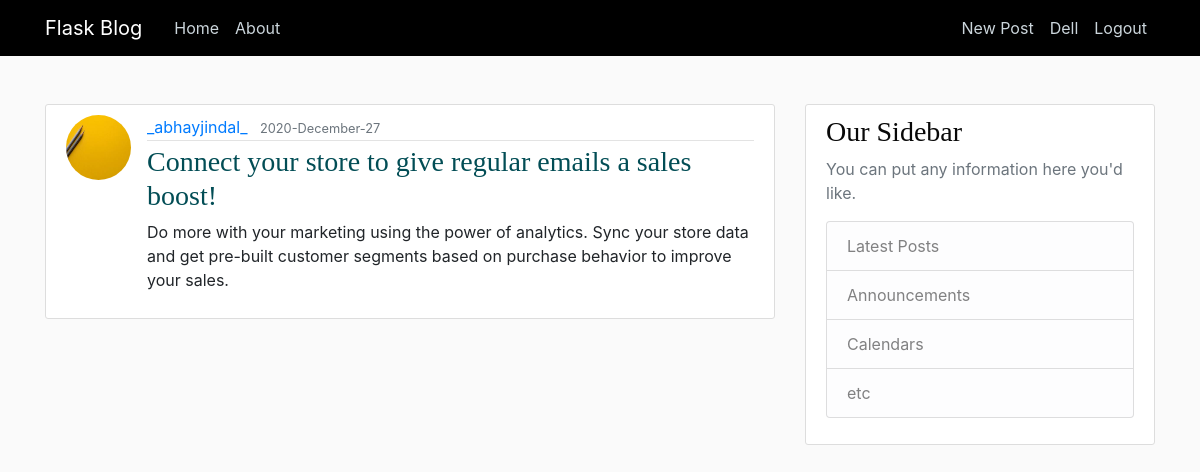
The app's page /post/1 (signed in) with its own data.
### flaskblog/models.py (models this page shows, shortened)
class User(db.Model, UserMixin):
    id = db.Column(db.Integer, primary_key=True)
    username = db.Column(db.String(20), unique=True, nullable=False, index=True)
    email = db.Column(db.String(120), unique=True, nullable=False)
    member_since = db.Column(db.DateTime, nullable=False, default=datetime.utcnow())
    image_file = db.Column(db.String(20), nullable=False, default='default.png')
    password = db.Column(db.String(60), nullable=False)
    posts = db.relationship('Post', backref='author', lazy=True)

class Post(db.Model):
    id = db.Column(db.Integer, primary_key=True)
    title = db.Column(db.String(100), nullable=False)
    date_posted = db.Column(db.DateTime, nullable=False, default=datetime.utcnow())
    content = db.Column(db.Text, nullable=False)
    user_id = db.Column(db.Integer, db.ForeignKey('user.id'), nullable=False)

### flaskblog/routes.py (the view)
@app.route("/post/<int:post_id>", methods=['GET', 'POST'])
@login_required
def post(post_id):
    post = Post.query.get_or_404(post_id)
    return render_template("post.html", title=post.title, post=post)

### flaskblog/models.py (called while the page is built)
@login_manager.user_loader
def load_user(user_id):
    return User.query.get(int(user_id))

### flaskblog/templates/post.html (shortened to what this page needs)
﻿{% extends "layout.html" %}
{% block content %}
<article class="media content-section">
    <img class="rounded-circle article-img" src="{{ url_for('static', filename='profile_pics/' + post.author.image_file) }}">
    <div class="media-body">
        <div class="article-metadata">
            <a class="mr-2" href="/account/{{ post.author.id }}">{{ post.author.username}}</a>
            <small class="text-muted"> {{ post.date_posted.strftime('%Y-%B-%d') }}</small>
        </div>
        <h3 class="article-title">{{ post.title }}</h3>
        <p class="article-content">{{ post.content }}</p>
    </div>
</article>
{% endblock content %}

### flaskblog/templates/layout.html (shortened to what this page needs)
﻿<!DOCTYPE html>
<html>
<head>
    <link rel="stylesheet" href="https://maxcdn.bootstrapcdn.com/bootstrap/4.0.0/css/bootstrap.min.css">
    <link rel="stylesheet" type="text/css" href="{{ url_for('static', filename='main.css') }}">
</head>
<body>
    <header class="site-header">
        <nav class="navbar navbar-expand-md navbar-dark bg-steel fixed-top">
            <div class="container">
                <a class="navbar-brand mr-4" href="/">Flask Blog</a>
                <div class="collapse navbar-collapse" id="navbarToggle">
                    <div class="navbar-nav mr-auto">
                        <a class="nav-item nav-link" href="/">Home</a>
                        <a class="nav-item nav-link" href="/about">About</a>
                    </div>
                    <div class="navbar-nav">
                        {% if current_user.is_authenticated %}
                            <a class="nav-item nav-link" href="{{ url_for('new_post') }}">New Post</a>
                            <a id="nav-user" class="nav-item nav-link" href="/account/{{ current_user.id }}">{{ current_user.username }}</a>
                            <a class="nav-item nav-link" href="/logout">Logout</a>
                        {% else %}
                            <a class="nav-item nav-link" href="/login">Login</a>
                            <a class="nav-item nav-link" href="/register">Register</a>
                        {% endif %}
                    </div>
                </div>
            </div>
        </nav>
    </header>
    <main role="main" class="container">
        <div class="row">
            <div class="col-md-8">
                {% block content %}{% endblock content %}
            </div>
            <div class="col-md-4">
                <div class="content-section">
                    <h3>Our Sidebar</h3>
                    <p class='text-muted'>
                        You can put any information here you'd like.
                        <ul class="list-group">
                            <li class="list-group-item list-group-item-light">Latest Posts</li>
                            <li class="list-group-item list-group-item-light">Announcements</li>
                            <li class="list-group-item list-group-item-light">Calendars</li>
                            <li class="list-group-item list-group-item-light">etc</li>
                        </ul>
                    </p>
                </div>
            </div>
        </div>
    </main>
</body>
</html>

### flaskblog/Static/main.css (style rules this page uses)
h1, h2, h3, h4, h5, h6 { color: rgba(8, 8, 8, 1); font-family: Times New Roman; }
.bg-steel { background-color: black; }
.site-header .navbar-nav .nav-link { color: #cbd5db; }
.content-section { background: #ffffff; padding: 10px 20px; border: 1px solid #dddddd; border-radius: 3px; margin-bottom: 20px; }
.article-title { color: #024d55; }
.article-content { white-space: pre-line; }
.article-img { height: 65px; width: 65px; margin-right: 16px; }
.article-metadata { padding-bottom: 1px; margin-bottom: 4px; border-bottom: 1px solid #e3e3e3 }

### records on screen
User: username "Dell"
User: image_file (picture), author.username "_abhayjindal_"
Post: date_posted "2020-December-27", title "Connect your store to give regular emails a sales boost!", content "Do more with your marketing using the power of analytics. Sync your store data and get pre-built customer segments based on purchase behavior to improve your sales."
